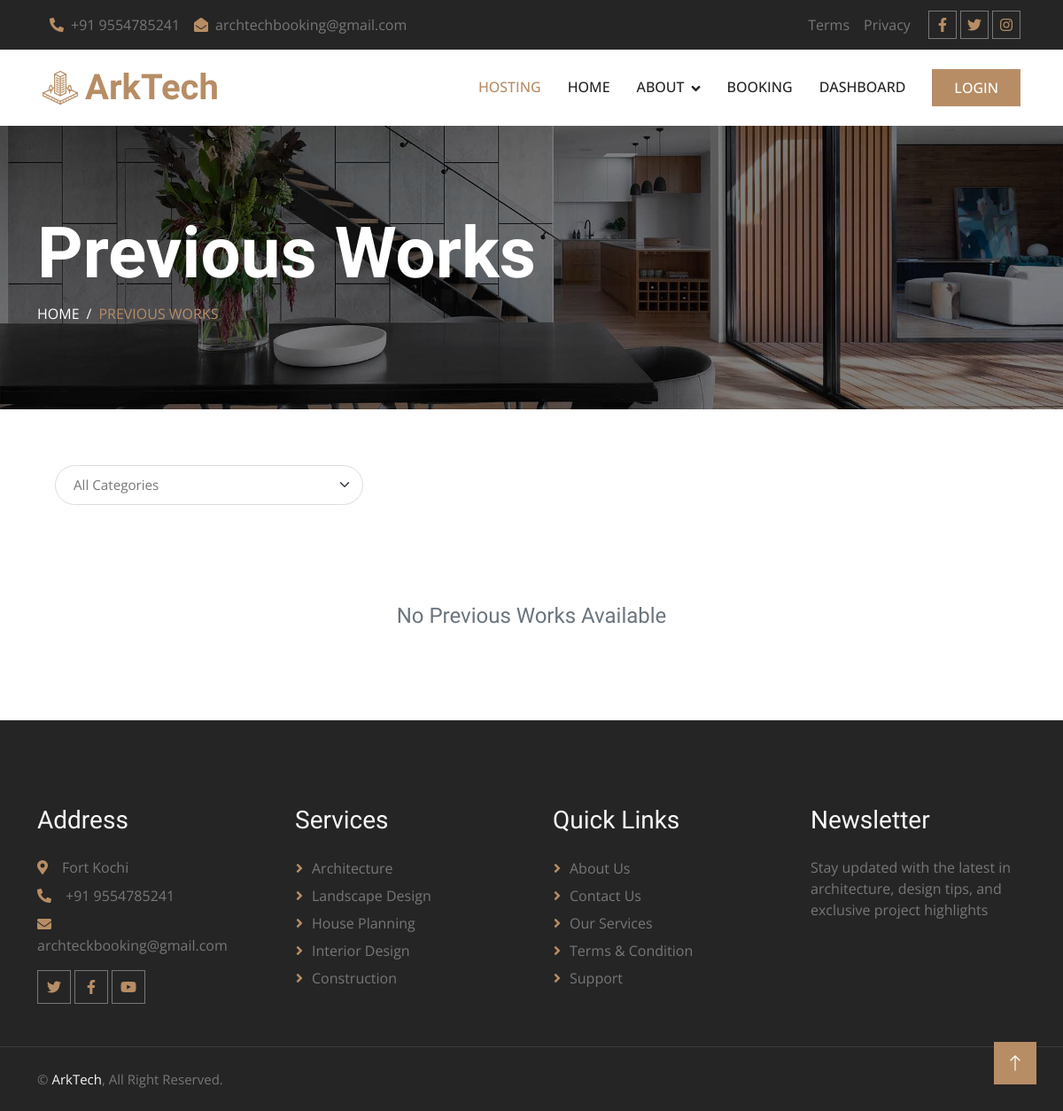
Page /Guest/booking.php on the earlier database version.
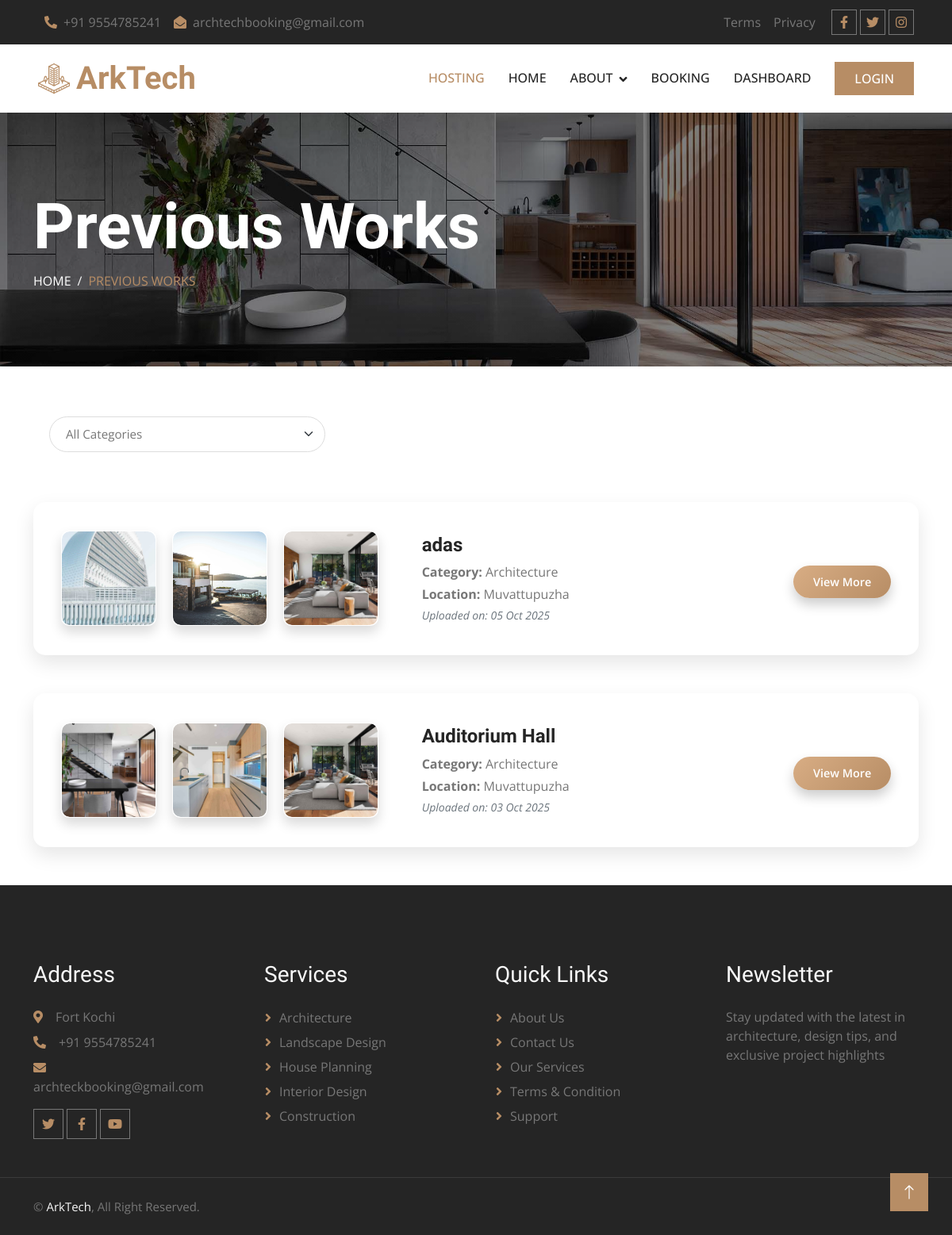
Same page on the later database version.
### tables this page shows
CREATE TABLE IF NOT EXISTS `tbl_previous_works` (
  `prev_work_id` int NOT NULL AUTO_INCREMENT,
  `architect_id` int NOT NULL,
  `title` varchar(1000) NOT NULL,
  `descriptions` varchar(10000) NOT NULL,
  `category_id` int NOT NULL,
  `project_location` varchar(500) NOT NULL,
  `image1` varchar(500) NOT NULL,
  `image2` varchar(500) NOT NULL,
  `image3` varchar(500) NOT NULL,
  `created_at` date NOT NULL,
  PRIMARY KEY (`prev_work_id`)
);

CREATE TABLE IF NOT EXISTS `tbl_category` (
  `category_id` int NOT NULL AUTO_INCREMENT,
  `category_name` varchar(50) NOT NULL,
  PRIMARY KEY (`category_id`)
);

### dboperation.php (called while the page is built, shortened)
<?php
class dboperation
{
    public $con,$res;
    function __construct()
    {
        $this->con=mysqli_connect("localhost","root","","arktech");
    }
    public function executequery($sql)
    {
        $this->res=mysqli_query($this->con,$sql);
        return $this->res;
    }
}
?>

### Guest/booking.php (the view, shortened to what this page needs)
<?php
include("header.php");
include_once("../dboperation.php");
$obj = new dboperation();
$sql = "SELECT pw.*, c.category_name
        FROM tbl_previous_works pw
        LEFT JOIN tbl_category c ON pw.category_id = c.category_id";
$sql .= " ORDER BY pw.created_at DESC";
$res = $obj->executequery($sql);
?>
<div class="container-fluid page-header py-5 mb-5">
  <div class="container py-5">
    <h1 class="display-1 text-white">Previous Works</h1>
    <nav aria-label="breadcrumb">
      <ol class="breadcrumb text-uppercase mb-0">
        <li class="breadcrumb-item"><a class="text-white" href="index.php">Home</a></li>
        <li class="breadcrumb-item text-primary active" aria-current="page">Previous Works</li>
      </ol>
    </nav>
  </div>
</div>
<div class="container mb-5">
  <form method="get" class="row g-3 justify-content-left align-items-center filter-bar">
    <div class="col-md-4">
      <select name="category" class="form-select fancy-select" onchange="this.form.submit()">
        <option value="">All Categories</option>
      </select>
    </div>
  </form>
</div>
<div class="container my-5">
  <?php if (mysqli_num_rows($res) > 0) { ?>
    <?php while ($row = mysqli_fetch_assoc($res)) { ?>
      <div class="project-card mb-5">
        <div class="row align-items-center">
          <div class="col-md-5 d-flex flex-wrap justify-content-center">
            <?php
              $images = [];
              if (!empty($row['image1'])) $images[] = $row['image1'];
              if (!empty($row['image2'])) $images[] = $row['image2'];
              if (!empty($row['image3'])) $images[] = $row['image3'];
              if (count($images) == 0) {
                echo '<img src="https://via.placeholder.com/300x200?text=No+Image" class="glass-img">';
              } else {
                foreach ($images as $img) { ?>
                  <div class="glass" data-text="<?php echo ($row['title']); ?>">
                    <img src="../uploads/<?php echo ($img); ?>"
                         alt="Project Image" class="glass-img">
                  </div>
              <?php }
              }
            ?>
          </div>
          <div class="col-md-5 p-4">
            <h4 class="fw-bold mb-2"><?php echo  ($row['title'] ?: "Untitled Project"); ?></h4>
            <p class="mb-1"><strong>Category:</strong> <?php echo  ($row['category_name']); ?></p>
            <p class="mb-1"><strong>Location:</strong> <?php echo ($row['project_location']); ?></p>
            <p class="text-muted small mb-0"><em>Uploaded on: <?php echo date("d M Y", strtotime($row['created_at'])); ?></em></p>
          </div>
        <div class="col-md-2 text-center">
          <?php if (isset($_SESSION['customer_id']) || isset($_SESSION['arch_id']) || isset($_SESSION['admin_id'])) { ?>
              <a href="project_view.php?id=<?php echo $row['prev_work_id']; ?>"
                class="view-btn mt-2">View More</a>
          <?php } else { ?>
              <button type="button" class="view-btn mt-2" onclick="loginAlert()">View More</button>
          <?php } ?>
            </div>
          </div>
        </div>
    <?php } ?>
  <?php } else { ?>
    <div class="text-center py-5">
      <h4 class="text-muted">No Previous Works Available</h4>
    </div>
  <?php } ?>
</div>
<?php include("footer.php"); ?>

### Guest/header.php (shortened to what this page needs)
<!DOCTYPE html>
<html lang="en">
<head>
    <link href="https://cdnjs.cloudflare.com/ajax/libs/font-awesome/5.10.0/css/all.min.css" rel="stylesheet">
    <link href="https://cdn.jsdelivr.net/npm/bootstrap-icons@1.4.1/font/bootstrap-icons.css" rel="stylesheet">
    <link href="lib/animate/animate.min.css" rel="stylesheet">
    <link href="lib/owlcarousel/assets/owl.carousel.min.css" rel="stylesheet">
    <link href="lib/tempusdominus/css/tempusdominus-bootstrap-4.min.css" rel="stylesheet" />
    <link href="css/bootstrap.min.css" rel="stylesheet">
    <link href="css/style.css" rel="stylesheet">
    <link href="css/hosting.css" rel="stylesheet">
</head>
<body>
    <div class="container-fluid bg-dark p-0 wow fadeIn" data-wow-delay="0.1s">
        <div class="row gx-0 d-none d-lg-flex">
            <div class="col-lg-7 px-5 text-start">
                <div class="h-100 d-inline-flex align-items-center py-3 me-3">
                    <a class="text-body px-2" href="tel:+0123456789"><i class="fa fa-phone-alt text-primary me-2"></i>+91 9554785241</a>
                    <a class="text-body px-2" href="mailto:info@example.com"><i class="fa fa-envelope-open text-primary me-2"></i>archtechbooking@gmail.com</a>
                </div>
            </div>
            <div class="col-lg-5 px-5 text-end">
                <div class="h-100 d-inline-flex align-items-center py-3 me-2">
                    <a class="text-body px-2" href="">Terms</a>
                    <a class="text-body px-2" href="">Privacy</a>
                </div>
                <div class="h-100 d-inline-flex align-items-center">
                    <a class="btn btn-sm-square btn-outline-body me-1" href=""><i class="fab fa-facebook-f"></i></a>
                    <a class="btn btn-sm-square btn-outline-body me-1" href=""><i class="fab fa-twitter"></i></a>
                    <a class="btn btn-sm-square btn-outline-body me-0" href=""><i class="fab fa-instagram"></i></a>
                </div>
            </div>
        </div>
    </div>
<nav class="navbar navbar-expand-lg bg-white navbar-light sticky-top py-lg-0 px-lg-5 wow fadeIn" data-wow-delay="0.1s">
    <a href="index.php" class="navbar-brand ms-4 ms-lg-0 d-flex align-items-center">
        <img class="me-2" src="img/icons/icon-1.png" alt="Icon" height="40">
        <h1 class="text-primary m-0" style="color: white;">ArkTech</h1>
    </a>
    <div class="collapse navbar-collapse" id="navbarCollapse">
        <div class="navbar-nav ms-auto p-4 p-lg-0">
            <a href="#" class="nav-item nav-link active" id="registerBtn">HOSTING</a>
            <a href="index.php" class="nav-item nav-link">HOME</a>
            <div class="nav-item dropdown">
                <a href="#" class="nav-link dropdown-toggle" data-bs-toggle="dropdown">ABOUT</a>
            </div>
            <a href="booking.php" class="nav-item nav-link">BOOKING</a>
            <a href="customer_dashboard.php" class="nav-item nav-link require-login">DASHBOARD</a>
        </div>
        <?php if (isset($_SESSION['username'])): ?>
            <div class="dropdown d-none d-lg-block">
                <button class="btn btn-primary dropdown-toggle py-2 px-4" type="button"
                    id="userDropdown" data-bs-toggle="dropdown" aria-expanded="false"
                    style="outline: none; box-shadow: none; border-color: transparent;">
                    <?php echo $_SESSION['username']; ?>
                </button>
                <ul class="dropdown-menu" aria-labelledby="userDropdown">
                        <li><a class="dropdown-item" href="/ArkTech/Guest/profile.php">My Profile</a></li>
                        <li><a class="dropdown-item" href="/ArkTech/Guest/logout.php">Logout</a></li>
                </ul>
            </div>
        <?php else: ?>
            <a href="/ArkTech/Guest/login.php" class="btn btn-primary py-2 px-4 d-none d-lg-block">LOGIN</a>
        <?php endif; ?>
    </div>
</nav>

### Guest/footer.php (shortened to what this page needs)
<div class="container-fluid bg-dark text-body footer mt-5 pt-5 px-0 wow fadeIn" data-wow-delay="0.1s">
     <div class="container py-5">
         <div class="row g-5">
             <div class="col-lg-3 col-md-6">
                 <h3 class="text-light mb-4">Address</h3>
                 <p class="mb-2"><i class="fa fa-map-marker-alt text-primary me-3"></i>Fort Kochi</p>
                 <p class="mb-2"><i class="fa fa-phone-alt text-primary me-3"></i>+91 9554785241</p>
                 <p class="mb-2"><i class="fa fa-envelope text-primary me-3"></i>archteckbooking@gmail.com</p>
                 <div class="d-flex pt-2">
                     <a class="btn btn-square btn-outline-body me-1" href=""><i class="fab fa-twitter"></i></a>
                     <a class="btn btn-square btn-outline-body me-1" href=""><i class="fab fa-facebook-f"></i></a>
                     <a class="btn btn-square btn-outline-body me-1" href=""><i class="fab fa-youtube"></i></a>
                 </div>
             </div>
             <div class="col-lg-3 col-md-6">
                 <h3 class="text-light mb-4">Services</h3>
                 <a class="btn btn-link" href="services.php">Architecture</a>
                 <a class="btn btn-link" href="services.php">Landscape Design</a>
                 <a class="btn btn-link" href="services.php">House Planning</a>
                 <a class="btn btn-link" href="services.php">Interior Design</a>
                 <a class="btn btn-link" href="services.php">Construction</a>
             </div>
             <div class="col-lg-3 col-md-6">
                 <h3 class="text-light mb-4">Quick Links</h3>
                 <a class="btn btn-link" href="about.php">About Us</a>
                 <a class="btn btn-link" href="contact.php">Contact Us</a>
                 <a class="btn btn-link" href="services.php">Our Services</a>
                 <a class="btn btn-link" href="">Terms & Condition</a>
                 <a class="btn btn-link" href="">Support</a>
             </div>
             <div class="col-lg-3 col-md-6">
                 <h3 class="text-light mb-4">Newsletter</h3>
                 <p>Stay updated with the latest in architecture, design tips, and exclusive project highlights</p>
             </div>
         </div>
     </div>
     <div class="container-fluid copyright">
         <div class="container">
             <div class="row">
                 <div class="col-md-6 text-center text-md-start mb-3 mb-md-0">
                     &copy; <a href="index.php">ArkTech</a>, All Right Reserved.
                 </div>
             </div>
         </div>
     </div>
 </div>
 <a href="#" class="btn btn-lg btn-primary btn-lg-square back-to-top"><i class="bi bi-arrow-up"></i></a>

### Guest/css/style.css (style rules this page uses)
:root { --primary: #B78D65; --light: #F8F8F8; --dark: #252525; }
h1, h2, .h1, .h2, .fw-bold { font-weight: 600 !important; }
h3, h4, .h3, .h4, .fw-medium { font-weight: 500 !important; }
.back-to-top { position: fixed; display: none; right: 30px; bottom: 30px; z-index: 99; }
.btn { font-weight: 500; transition: .5s; }
.btn.btn-primary, .btn.btn-secondary { color: #FFFFFF; }
.btn-square { width: 38px; height: 38px; }
.btn-sm-square { width: 32px; height: 32px; }
.btn-lg-square { width: 48px; height: 48px; }
.btn-square, .btn-sm-square, .btn-lg-square { padding: 0; display: flex; align-items: center; justify-content: center; font-weight: normal; }
.btn-outline-body { color: var(--primary); border-color: #777777; }
.navbar .dropdown-toggle::after { border: none; content: "\f107"; font-family: "Font Awesome 5 Free"; font-weight: 900; vertical-align: middle; margin-left: 8px; }
.navbar .navbar-nav .nav-link { margin-right: 30px; padding: 30px 0; color: var(--dark); font-weight: 500; text-transform: uppercase; outline: none; }
.navbar .navbar-nav .nav-link:hover, .navbar .navbar-nav .nav-link.active { color: var(--primary); }
.navbar.sticky-top { top: -100px; transition: .5s; }
.page-header { background: linear-gradient(rgba(0, 0, 0, .5), rgba(0, 0, 0, .5)), url(../img/carousel-1.jpg) center center no-repeat; background-size: cover; }
.breadcrumb-item+.breadcrumb-item::before { color: var(--light); }
.footer .btn.btn-link { display: block; margin-bottom: 5px; padding: 0; text-align: left; color: #777777; font-weight: normal; text-transform: capitalize; transition: .3s; }
.footer .btn.btn-link::before { position: relative; content: "\f105"; font-family: "Font Awesome 5 Free"; font-weight: 900; color: var(--primary); margin-right: 10px; }
.footer .copyright { padding: 25px 0; font-size: 15px; border-top: 1px solid rgba(256, 256, 256, .1); }
.footer .copyright a { color: var(--light); }

### Guest/booking.php (style rules this page uses)
.project-card { border: 1px solid rgba(255, 255, 255, 0.1); border-radius: 15px; box-shadow: 0 10px 25px rgba(0,0,0,0.1); padding: 15px; background: #fff; }
.project-card .glass { position: relative; width: 120px; height: 120px; margin: 10px; background: linear-gradient(#fff2, transparent); border: 1px solid rgba(255, 255, 255, 0.1); box-shadow: 0 8px 15px rgba(0, 0, 0, 0.15); border-radius: 10px; overflow: hidden; transition: 0.3s ease; backdrop-filter: blur(10px); }
.glass-img { width: 100%; height: 100%; object-fit: cover; border-radius: 10px; }
.view-btn { display: inline-block; padding: 10px 25px; font-size: 0.9rem; font-weight: 600; color: #fff; background: linear-gradient(135deg, #d8ad84ff 0%, #B78D65 100%); border: none; border-radius: 50px; text-decoration: none; transition: all 0.3s ease; box-shadow: 0 8px 15px rgba(0, 0, 0, 0.2); position: relative; overflow: hidden; }
.view-btn::after { content: ""; position: absolute; top: 0; left: -75%; width: 50%; height: 100%; background: rgba(255, 255, 255, 0.2); transform: skewX(-25deg); transition: all 0.5s ease; }
.filter-bar { background: #fff; border-radius: 15px; padding: 15px 20px; }
.fancy-select, .fancy-input { border-radius: 50px; border: 1px solid #ddd; padding: 10px 20px; font-size: 0.95rem; transition: all 0.3s ease; }

Differences in the rows shown:
added tbl_previous_works: image1 (picture), image2 (picture), image3 (picture), title "adas", category.category_name "Architecture", project_location "Muvattupuzha", created_at "05 Oct 2025"
added tbl_previous_works: image1 (picture), image2 (picture), image3 (picture), title "Auditorium Hall", category.category_name "Architecture", project_location "Muvattupuzha", created_at "03 Oct 2025"
Other differences:
text no longer shown: "No Previous Works Available"
